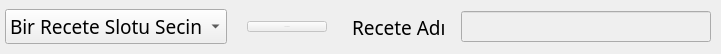
       <widget class="QWidget" name="layoutWidget">
        <property name="geometry">
         <rect>
          <x>20</x>
          <y>0</y>
          <width>721</width>
          <height>54</height>
         </rect>
        </property>
        <layout class="QHBoxLayout" name="horizontalLayout_14">
         <property name="spacing">
          <number>20</number>
         </property>
         <property name="leftMargin">
          <number>5</number>
         </property>
         <property name="topMargin">
          <number>5</number>
         </property>
         <property name="rightMargin">
          <number>5</number>
         </property>
         <property name="bottomMargin">
          <number>5</number>
         </property>
         <item>
          <widget class="QComboBox" name="cbSelectProfile">
           <property name="font">
            <font>
             <family>Gill Sans MT</family>
             <pointsize>14</pointsize>
             <weight>9</weight>
             <italic>false</italic>
             <bold>false</bold>
            </font>
           </property>
           <item>
            <property name="text">
             <string>Bir Recete Slotu Secin</string>
            </property>
           </item>
          </widget>
         </item>
         <item>
          <widget class="QPushButton" name="bEditPro">
           <property name="enabled">
            <bool>false</bool>
           </property>
           <property name="font">
            <font>
             <family>Gill Sans MT</family>
             <pointsize>-1</pointsize>
            </font>
           </property>
           <property name="text">
            <string>Yeni Recete</string>
           </property>
          </widget>
         </item>
         <item>
          <layout class="QHBoxLayout" name="horizontalLayout_13">
           <property name="spacing">
            <number>15</number>
           </property>
           <property name="leftMargin">
            <number>5</number>
           </property>
           <property name="topMargin">
            <number>5</number>
           </property>
           <property name="rightMargin">
            <number>5</number>
           </property>
           <property name="bottomMargin">
            <number>5</number>
           </property>
           <item>
            <widget class="QLabel" name="label_29">
             <property name="font">
              <font>
               <family>Gill Sans MT</family>
               <pointsize>14</pointsize>
               <weight>5</weight>
               <italic>false</italic>
               <bold>false</bold>
              </font>
             </property>
             <property name="text">
              <string>Recete Adı</string>
             </property>
            </widget>
           </item>
           <item>
            <widget class="QLineEdit" name="leProfileName">
             <property name="enabled">
              <bool>false</bool>
             </property>
             <property name="font">
              <font>
               <pointsize>14</pointsize>
              </font>
             </property>
             <property name="text">
              <string/>
             </property>
             <property name="maxLength">
              <number>20</number>
             </property>
             <property name="readOnly">
              <bool>false</bool>
             </property>
             <property name="clearButtonEnabled">
              <bool>false</bool>
             </property>
            </widget>
           </item>
          </layout>
         </item>
        </layout>
       </widget>
